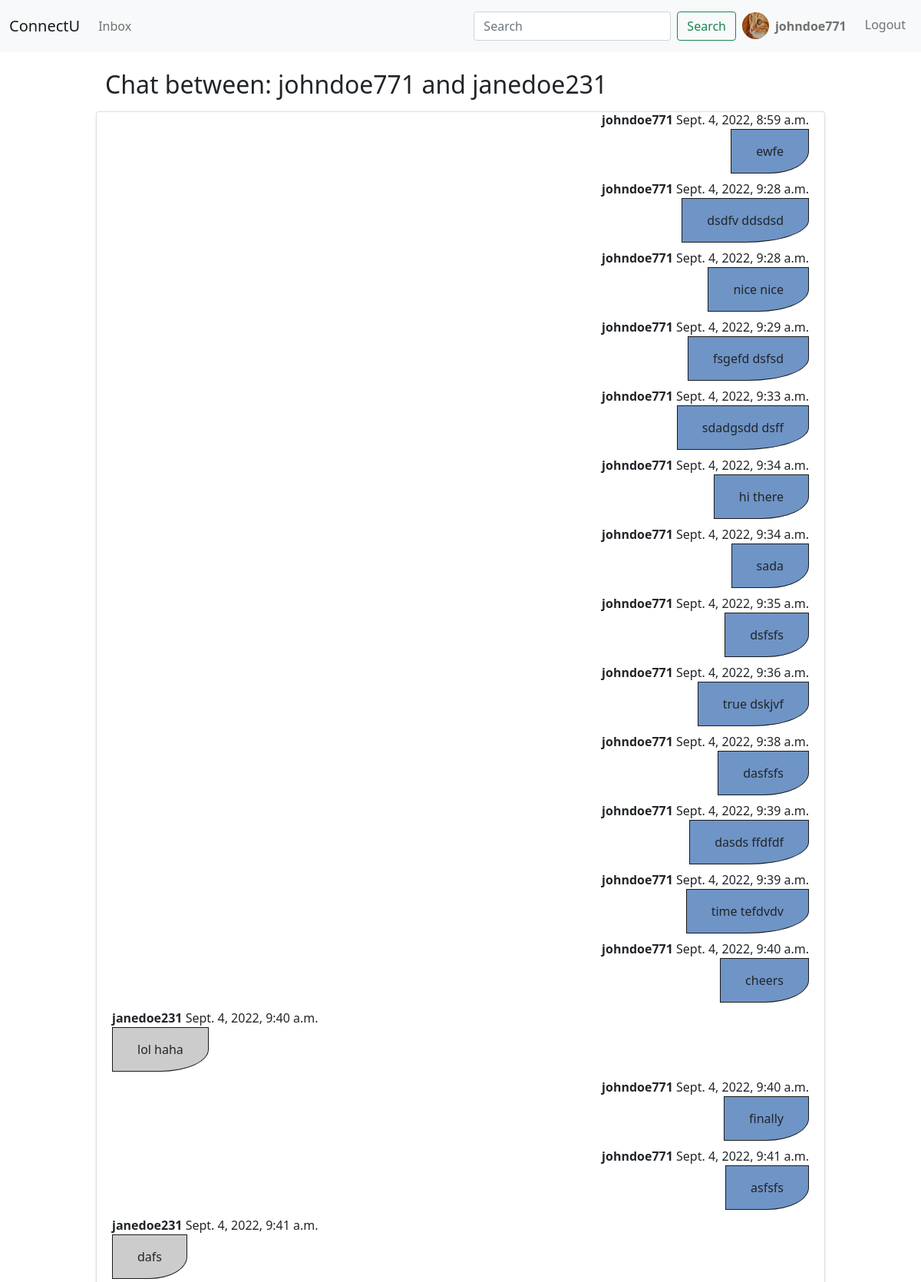
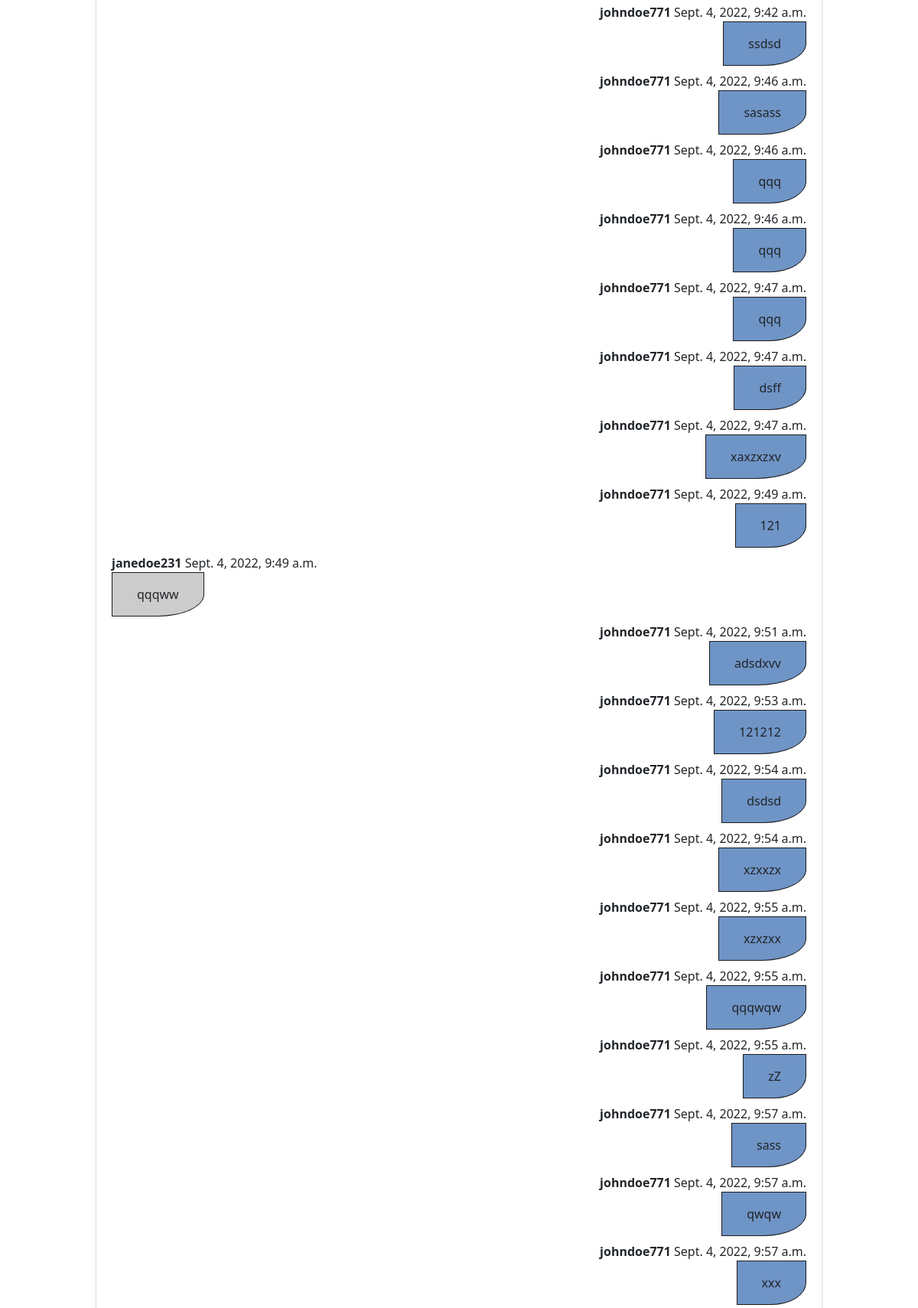
/chat/chat_room/janedoe231/ (signed in, upper part), run on the app's committed database (2 pictures, top to bottom).
### socialnetwork/models.py (models this page shows, shortened)
class UserProfile(models.Model):
    user = models.OneToOneField(User, on_delete=models.CASCADE)
    avatar = models.ImageField(upload_to='uploads/avatars', null=True,
                               default='uploads/avatars/default.png')
    friends = models.ManyToManyField(User, blank=True, related_name='friends')
    status = models.TextField(max_length=200, null=False, default="Hi, I am using ConnectU.")
    created_at = models.DateTimeField(default=timezone.now)
    profile_visibility = models.BooleanField(default=True)

### chat/models.py (models this page shows, shortened)
class ChatMessage(models.Model):
    chat = models.ForeignKey(Chat, on_delete=models.CASCADE)
    sender = models.ForeignKey(User, on_delete=models.CASCADE)
    content = models.TextField(blank=False, null=False)
    timestamp = models.DateTimeField(auto_now_add=True)

### chat/views.py (the view)
# urls.py: path('chat_room/<str:username>/', ChatView.as_view(), name='chat_room')
class ChatView(View):
    def get_object(self):
        self.user_one = self.request.user
        self.user_two = get_user_model().objects.get(username=self.kwargs.get("username"))
        chat_room = Chat.objects.get_queryset().filter(
            (Q(user1=self.user_one) and Q(user2=self.user_two)) | (
                    Q(user1=self.user_two) and Q(user2=self.user_one)))
        if chat_room.exists():
            return chat_room.first()
        else:
            chat_room = Chat.objects.create(user1=self.request.user, user2=self.user_two)
        return chat_room
    def get(self, request, **kwargs):
        context = {
            "user": self.request.user,
            "chat": self.get_object(),
            "friend": self.user_two,
            "messages": self.get_object().chatmessage_set.all()
        }
        return render(request, 'chat/chat.html', context=context)

### chat/templates/chat/chat.html (shortened to what this page needs)
{% include "base.html" %}
{% load tz %}
{% block content %}
    <div class="container my-3">
        <div class="row">
            <div class="col-md-10 mx-auto my-2">
                <h2>Chat between: {{ user.username }} and {{ friend.username }}</h2>
            </div>
            <div class="col-md-10 mx-auto card shadow-sm" style="height: 80vh;">
                <div id="message-container" class="overflow-auto d-flex flex-md-column" style="height: 80%;">
                    <div id="message-list">
                        {% for message in messages %}
                            {% if message.sender.username == user.username %}
                                <div class="text-start m-2 d-flex flex-column justify-content-start align-items-end">
                                    <div>
                                        <span class="fw-bold">{{ message.sender.username }}</span>
                                        <span class="chat-message-date">{{ message.timestamp|localtime }}</span>
                                    </div>
                                    <div class="chat-bubble-right">
                                        <span>{{ message.content }}</span>
                                    </div>
                                </div>
                            {% else %}
                                <div class="text-start m-2 flex-column d-flex justify-content-start align-items-start">
                                    <div>
                                        <span class="fw-bold">{{ message.sender.username }}</span>
                                        <span class="chat-message-date">{{ message.timestamp|localtime }}</span>
                                    </div>
                                    <div class="chat-bubble-left">
                                        <span>{{ message.content }}</span>
                                    </div>
                                </div>
                            {% endif %}
                        {% endfor %}
                    </div>
                </div>
            </div>
        </div>
    </div>
{% endblock content %}

### templates/snippets/navbar.html (shortened to what this page needs)
<nav class="navbar navbar-expand-lg navbar-light bg-light">
  <div class="container-fluid">
    <a class="navbar-brand" href="{% url 'home' %}">ConnectU</a>
    <div class="collapse navbar-collapse" id="navbarTogglerDemo02">
      <ul class="navbar-nav me-auto mb-2 mb-lg-0">
        <li class="nav-item d-flex align-items-center">
          <a class="nav-link" href="{% url 'chat:chat_list' %}">Inbox</a>
        </li>
      </ul>
      <ul class="navbar-nav mb-2 mb-lg-0">
        <li class="nav-item d-flex align-items-center">
          <form class="d-flex" method="get" action="{% url 'user-search' %}">
            <input
              class="form-control me-2"
              type="search"
              placeholder="Search"
              aria-label="Search"
              name="query"
              value="{{request.GET.query}}"
            />
            <button class="btn btn-outline-success" type="submit">Search</button>
          </form>
        </li>
        <li class="nav-item">
          <a class="nav-link d-flex align-items-center" href="{% url 'profile' request.user.username %}">
            <img src="{{ request.user.userprofile.avatar.url }}" class="rounded-circle" height="35px" width="35" />
            <strong class="mx-2 my-0"> {{ request.user.username }} </strong>
          </a>
        </li>
        <li class="nav-item">
          <a class="nav-link d-flex align-items-center mt-1" href="{% url 'logout' %}"> Logout </a>
        </li>
      </ul>
    </div>
  </div>
</nav>

### static/css/styles.css (style rules this page uses)
.chat-bubble-left { background-color: #CCC; padding: 16px 32px; border: 1px solid #1b1b1b; border-bottom-right-radius: 50%; }
.chat-bubble-right { background-color: #6f94c6; padding: 16px 32px; border: 1px solid #1b1b1b; border-bottom-right-radius: 50%; }

### data on the page
ChatMessage: sender.username "johndoe771", timestamp "Sept. 4, 2022, 8:59 a.m.", content "ewfe"
ChatMessage: sender.username "johndoe771", timestamp "Sept. 4, 2022, 9:28 a.m.", content "dsdfv ddsdsd"
ChatMessage: sender.username "johndoe771", timestamp "Sept. 4, 2022, 9:28 a.m.", content "nice nice"
ChatMessage: sender.username "johndoe771", timestamp "Sept. 4, 2022, 9:29 a.m.", content "fsgefd dsfsd"
ChatMessage: sender.username "johndoe771", timestamp "Sept. 4, 2022, 9:33 a.m.", content "sdadgsdd dsff"
ChatMessage: sender.username "johndoe771", timestamp "Sept. 4, 2022, 9:34 a.m.", content "hi there"
ChatMessage: sender.username "johndoe771", timestamp "Sept. 4, 2022, 9:34 a.m.", content "sada"
ChatMessage: sender.username "johndoe771", timestamp "Sept. 4, 2022, 9:35 a.m.", content "dsfsfs"
ChatMessage: sender.username "johndoe771", timestamp "Sept. 4, 2022, 9:36 a.m.", content "true dskjvf"
ChatMessage: sender.username "johndoe771", timestamp "Sept. 4, 2022, 9:38 a.m.", content "dasfsfs"
ChatMessage: sender.username "johndoe771", timestamp "Sept. 4, 2022, 9:39 a.m.", content "dasds ffdfdf"
ChatMessage: sender.username "johndoe771", timestamp "Sept. 4, 2022, 9:39 a.m.", content "time tefdvdv"
ChatMessage: sender.username "johndoe771", timestamp "Sept. 4, 2022, 9:40 a.m.", content "cheers"
ChatMessage: sender.username "janedoe231", timestamp "Sept. 4, 2022, 9:40 a.m.", content "lol haha"
ChatMessage: sender.username "johndoe771", timestamp "Sept. 4, 2022, 9:40 a.m.", content "finally"
ChatMessage: sender.username "johndoe771", timestamp "Sept. 4, 2022, 9:41 a.m.", content "asfsfs"
ChatMessage: sender.username "janedoe231", timestamp "Sept. 4, 2022, 9:41 a.m.", content "dafs"
ChatMessage: sender.username "johndoe771", timestamp "Sept. 4, 2022, 9:42 a.m.", content "ssdsd"
ChatMessage: sender.username "johndoe771", timestamp "Sept. 4, 2022, 9:46 a.m.", content "sasass"
ChatMessage: sender.username "johndoe771", timestamp "Sept. 4, 2022, 9:46 a.m.", content "qqq"
ChatMessage: sender.username "johndoe771", timestamp "Sept. 4, 2022, 9:46 a.m.", content "qqq"
ChatMessage: sender.username "johndoe771", timestamp "Sept. 4, 2022, 9:47 a.m.", content "qqq"
ChatMessage: sender.username "johndoe771", timestamp "Sept. 4, 2022, 9:47 a.m.", content "dsff"
ChatMessage: sender.username "johndoe771", timestamp "Sept. 4, 2022, 9:47 a.m.", content "xaxzxzxv"
ChatMessage: sender.username "johndoe771", timestamp "Sept. 4, 2022, 9:49 a.m.", content "121"
ChatMessage: sender.username "janedoe231", timestamp "Sept. 4, 2022, 9:49 a.m.", content "qqqww"
ChatMessage: sender.username "johndoe771", timestamp "Sept. 4, 2022, 9:51 a.m.", content "adsdxvv"
ChatMessage: sender.username "johndoe771", timestamp "Sept. 4, 2022, 9:53 a.m.", content "121212"
ChatMessage: sender.username "johndoe771", timestamp "Sept. 4, 2022, 9:54 a.m.", content "dsdsd"
ChatMessage: sender.username "johndoe771", timestamp "Sept. 4, 2022, 9:54 a.m.", content "xzxxzx"
ChatMessage: sender.username "johndoe771", timestamp "Sept. 4, 2022, 9:55 a.m.", content "xzxzxx"
ChatMessage: sender.username "johndoe771", timestamp "Sept. 4, 2022, 9:55 a.m.", content "qqqwqw"
ChatMessage: sender.username "johndoe771", timestamp "Sept. 4, 2022, 9:55 a.m.", content "zZ"
ChatMessage: sender.username "johndoe771", timestamp "Sept. 4, 2022, 9:57 a.m.", content "sass"
ChatMessage: sender.username "johndoe771", timestamp "Sept. 4, 2022, 9:57 a.m.", content "qwqw"
ChatMessage: sender.username "johndoe771", timestamp "Sept. 4, 2022, 9:57 a.m.", content "xxx"

### other printed values
{{ request.user.username }} "johndoe771"
{{ user.username }} "johndoe771"
{{ friend.username }} "janedoe231"
